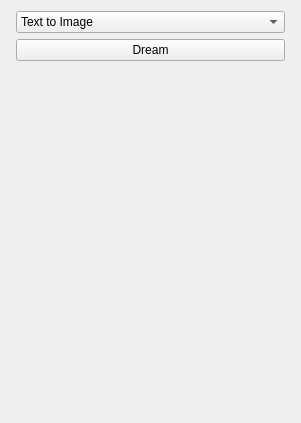
<?xml version="1.0" encoding="UTF-8"?>
<ui version="4.0">
 <class>Runner</class>
 <widget class="QWidget" name="Runner">
  <property name="geometry">
   <rect>
    <x>0</x>
    <y>0</y>
    <width>301</width>
    <height>423</height>
   </rect>
  </property>
  <property name="windowTitle">
   <string>Run</string>
  </property>
  <layout class="QVBoxLayout" name="verticalLayout_2">
   <item>
    <layout class="QVBoxLayout" name="verticalLayout">
     <property name="leftMargin">
      <number>5</number>
     </property>
     <property name="rightMargin">
      <number>5</number>
     </property>
     <item>
      <widget class="QComboBox" name="comboBox">
       <item>
        <property name="text">
         <string>Text to Image</string>
        </property>
       </item>
       <item>
        <property name="text">
         <string>Text to Video</string>
        </property>
       </item>
       <item>
        <property name="text">
         <string>Image to Image</string>
        </property>
       </item>
       <item>
        <property name="text">
         <string>Video to Video</string>
        </property>
       </item>
      </widget>
     </item>
     <item>
      <widget class="QPushButton" name="runButton">
       <property name="text">
        <string>Dream</string>
       </property>
      </widget>
     </item>
     <item>
      <spacer name="verticalSpacer">
       <property name="orientation">
        <enum>Qt::Vertical</enum>
       </property>
       <property name="sizeHint" stdset="0">
        <size>
         <width>20</width>
         <height>40</height>
        </size>
       </property>
      </spacer>
     </item>
    </layout>
   </item>
  </layout>
 </widget>
 <resources/>
 <connections/>
</ui>
